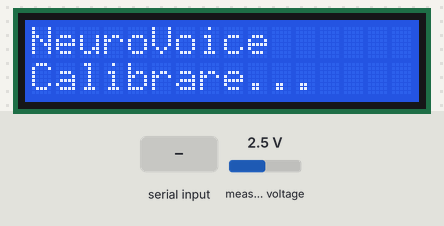
This sketch was run on a simulated ESP32. Parts: 16×2 character LCD. The test bench sets the inputs (shaded band); at power-on: measured voltage 2.5 V. What the sketch prints to the serial monitor is not drawn.

Above: at 2.2 s.
2.3 s: measured voltage set to 4.9 V
At 4.2 s:
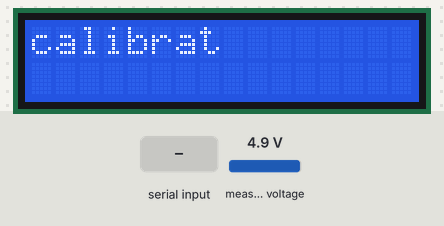
4.7 s: "c\n" received over Serial
At 28.5 s:
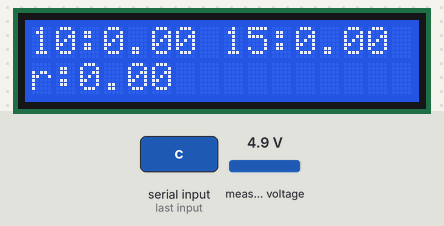
Timing chart, 0 to 28.8 s (numbered marks = the images above; inputs shaded):
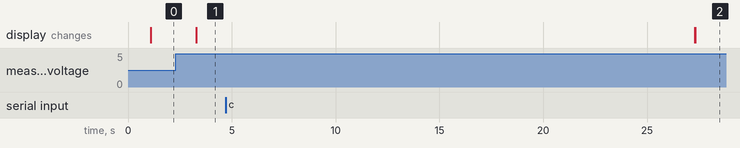

The sketch:

hackathon.ino
```cpp
#include <Wire.h>
#include <Adafruit_ADS1X15.h>
#include <arduinoFFT.h>
#include <LiquidCrystal_I2C.h>
Adafruit_ADS1115 ads;
LiquidCrystal_I2C lcd(0x27, 16, 2);
TwoWire eegWire(1);

const int SDA_PIN = 25;
const int SCL_PIN = 26;

const int sda = 21;
const int scl = 22;
const int canal_eeg = 0;

const uint16_t samples = 256;
const uint32_t timp = 4000;

float vReal[samples];
float vImag[samples];

uint16_t indexs = 0;
uint32_t samplen = 0;
uint32_t sampletime1 = 0;
uint32_t sapletimeu = 0;

int16_t blockminim = 32767;
int16_t blockmaxim = 0;
float samplerate = 250.0;

const float yes_hz = 10.0;
const float no_hz = 15.0;
const float banda_wi = 1.5;
const float banda_we = 1.5;
const float harmon_we = 0.0;

const float nivel_detectie = 1.35;
const float ratie_min = 1.40;
const float power_min = 0.035;

const int pasi_calibrare = 10;
float baseline10 = 0;
float baseline15 = 0;
int calibration_index = 0;
bool calibrated = false;

int last_c = 0;
int same_c_c = 0;
bool armed = true;


float bandPower(float freqmin, float freqmax) {
  float power = 0;

  for (uint16_t i = 1; i < samples / 2; i++) {
    float frecventa = i * samplerate / samples;

    if (frecventa >= freqmin && frecventa <= freqmax) {
      power += vReal[i] * vReal[i];
    }
  }

  return power;
}


void resetare() {
  baseline10 = 0;
  baseline15 = 0;
  calibration_index = 0;
  calibrated = false;
  last_c = 0;
  same_c_c = 0;
  armed = true;

  Serial.println("resetat");
}


void calibrare(float power10, float power15) {
  baseline10 += power10;
  baseline15 += power15;
  calibration_index++;

  Serial.print("calibrare ");
  Serial.print(calibration_index);
  Serial.print("/");
  Serial.println(pasi_calibrare);
  lcd.setCursor(0, 0);
lcd.print("                ");

lcd.setCursor(0, 1);
lcd.print("                ");
  lcd.setCursor(0,0);
  lcd.print("calibrat");

  if (calibration_index >= pasi_calibrare) {
    baseline10 /= pasi_calibrare;
    baseline15 /= pasi_calibrare;

    if (baseline10 < 0.000000001) {
      baseline10 = 0.000000001;
    }

    if (baseline15 < 0.000000001) {
      baseline15 = 0.000000001;
    }

    calibrated = true;
    Serial.println("ready");
  }
}


void sendDetection(int frequency, float confidence) {
  String raspuns = "";

  if (frequency == 10) {
    raspuns = "DA";
  } else if (frequency == 15) {
    raspuns = "NU";
  } else {
    return;
  }

  Serial.print("SSVEP:");
  Serial.print(frequency);
  Serial.print(",CONF:");
  Serial.println(confidence, 2);

  Serial.print("RASPUNS: ");
  Serial.println(raspuns);

  lcd.clear();
  lcd.setCursor(0, 0);
  lcd.print("RASPUNS: ");
  lcd.print(raspuns);

  lcd.setCursor(0, 1);
  lcd.print("Siguranta:");
  lcd.print(confidence * 100, 0);
  lcd.print("%");
  delay(2000);
}


void detectssvep(float power10, float power15) {
  float score10 = power10 / baseline10;
  float score15 = power15 / baseline15;

  float winner = max(score10, score15);
  float loser = min(score10, score15);
  float ratie = winner / max(loser, 0.000000001f);
  float winnerPower = score10 > score15 ? power10 : power15;
  int candidate = score10 > score15 ? 10 : 15;
  float confidence =
      winner / max(score10 + score15, 0.000000001f);

  Serial.print("10:");

  Serial.print(score10, 2);
  Serial.print(" 15:");


  Serial.print(score15, 2);
  Serial.print(" r:");
  Serial.println(ratie, 2);
lcd.setCursor(0, 0);
lcd.print("                ");

lcd.setCursor(0, 1);
lcd.print("                ");
delay(5);
  lcd.setCursor(0, 0);
lcd.print("10:");

lcd.setCursor(3, 0);
lcd.print(score10, 2);

lcd.setCursor(8, 0);
lcd.print("15:");

lcd.setCursor(11, 0);
lcd.print(score15, 2);

lcd.setCursor(0, 1);
lcd.print("r:");

lcd.setCursor(2, 1);
lcd.print(ratie, 2);

  if (!armed) {
    if (winner < 1.30 || ratie < 1.12) {
      armed = true;
      last_c = 0;
      same_c_c = 0;
      Serial.println("ready");
    }

    return;
  }

  bool detected =
      winner >= nivel_detectie &&
      ratie >= ratie_min &&
      winnerPower >= power_min;

  if (!detected) {
    last_c = 0;
    same_c_c = 0;
    return;
  }

  if (candidate == last_c) {
    same_c_c++;
  } else {
    last_c = candidate;
    same_c_c = 1;
  }

  if (same_c_c >= 2) {
    sendDetection(candidate, confidence);
    armed = false;
    last_c = 0;
    same_c_c = 0;
  }
}


void procesarefft() {
  uint32_t durata =
      sapletimeu - sampletime1;

  if (durata == 0) {
    return;
  }

  samplerate =
      (samples - 1) * 1000000.0 / durata;

  ArduinoFFT<float> fft(
      vReal,
      vImag,
      samples,
      samplerate);

  fft.dcRemoval();
  fft.windowing(
      FFTWindow::Hamming,
      FFTDirection::Forward);
  fft.compute(FFTDirection::Forward);
  fft.complexToMagnitude();

  float totalPower =
      bandPower(6.0, 35.0);

  if (totalPower < 0.000000001) {
    totalPower = 0.000000001;
  }

  float power10 =
      bandPower(
          yes_hz - banda_wi,
          yes_hz + banda_we) +
      harmon_we *
      bandPower(
          2 * yes_hz - banda_wi,
          2 * yes_hz + banda_we);

  float power15 =
      bandPower(
          no_hz - banda_wi,
          no_hz + banda_we) +
      harmon_we *
      bandPower(
          2 * no_hz - banda_wi,
          2 * no_hz + banda_we);

  power10 /= totalPower;
  power15 /= totalPower;

  if (blockminim <= 5 || blockmaxim >= 32760) {
    Serial.println("semnal saturat");
  }

  if (!calibrated) {
    calibrare(power10, power15);
  } else {
    detectssvep(power10, power15);
  }
}


void citireeeg() {
  int16_t valoare =
      ads.readADC_SingleEnded(canal_eeg);

  uint32_t acum = micros();

  if (indexs == 0) {
    sampletime1 = acum;
    blockminim = 32767;
    blockmaxim = 0;
  }

  vReal[indexs] = valoare;
  vImag[indexs] = 0;

  if (valoare < blockminim) {
    blockminim = valoare;
  }

  if (valoare > blockmaxim) {
    blockmaxim = valoare;
  }

  sapletimeu = acum;
  indexs++;

  if (indexs >= samples) {
    procesarefft();
    indexs = 0;
  }
}


void setup() {
  Serial.begin(115200);
  delay(1000);

  Wire.begin(SDA_PIN, SCL_PIN);
  Wire.setClock(100000);

  lcd.init();
  lcd.backlight();
  lcd.setCursor(0, 0);
  lcd.print("NeuroVoice");

  eegWire.begin(sda, scl, 400000);

  if (!ads.begin(0x48, &eegWire)) {
    Serial.println("ADS1115 nu raspunde");

    lcd.setCursor(0, 1);
    lcd.print("ADS lipsa");

    while (true) {
      delay(1000);
    }
  }

  ads.setGain(GAIN_ONE);
  ads.setDataRate(RATE_ADS1115_860SPS);

  lcd.setCursor(0, 1);
  lcd.print("Calibrare...");

  Serial.println("NeuroVoice");
  Serial.println("calibrare");

  samplen = micros();
}

void loop() {
  if (Serial.available()) {
    char comanda = Serial.read();

    if (comanda == 'c' || comanda == 'C') {
      resetare();
    }
  }

  uint32_t acum = micros();

  if ((int32_t)(acum - samplen) >= 0) {
    samplen += timp;

    if ((int32_t)(acum - samplen) > (int32_t)timp) {
      samplen = acum + timp;
    }

    citireeeg();
  }
}
```
